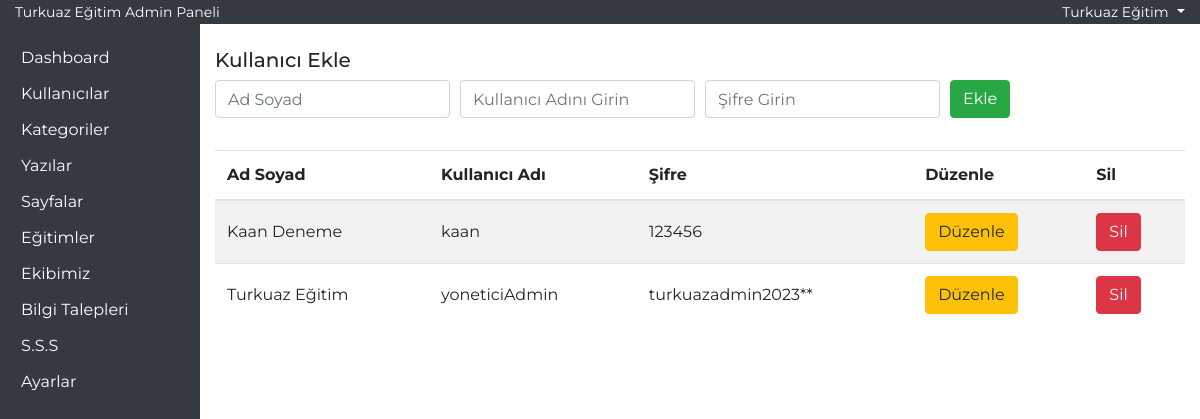
Screenshot of /admin-yntm/user.php (signed in) with the database file from the repository.
### tables this page shows
CREATE TABLE IF NOT EXISTS `user` (
  `id` int NOT NULL AUTO_INCREMENT,
  `adi` varchar(50) NOT NULL,
  `kadi` varchar(50) NOT NULL,
  `sifre` varchar(50) NOT NULL,
  PRIMARY KEY (`id`)
);

### admin-yntm/user.php (the view, shortened to what this page needs)
<?php
require_once('header.php');
?>
<div class="row">
    <div class="col-12">
        <h5>Kullanıcı Ekle</h5>
    </div>
    <div class="col-12">
        <form action="" method="post" class="form-row">
            <div class="col-md-3">
                <div class="form-group">
                    <input type="text" name="adi" placeholder="Ad Soyad" class="form-control">
                </div>
            </div>
            <div class="col-md-3">
                <div class="form-group">
                    <input type="text" name="kadi" placeholder="Kullanıcı Adını Girin" class="form-control">
                </div>
            </div>
            <div class="col-md-3">
                <div class="form-group">
                    <input type="text" name="sifre" placeholder="Şifre Girin" class="form-control">
                </div>
            </div>
            <div class="col-md-3">
                <div class="form-group">
                    <input type="submit" value="Ekle" class="btn btn-success" name="userAdd">
                </div>
            </div>
        </form>
    </div>
</div>
<div class="row mt-3">
    <div class="col-12">
        <table class="table table-striped">
            <thead>
                <tr>
                    <th>Ad Soyad</th>
                    <th>Kullanıcı Adı</th>
                    <th>Şifre</th>
                    <th>Düzenle</th>
                    <th>Sil</th>
                </tr>
            </thead>
            <tbody>
                <?php
                $userList = $db->prepare('select * from user order by id desc');
                $userList->execute();
                if ($userList->rowCount()) {
                    foreach ($userList as $userListSatir) {
                ?>
                        <tr>
                            <td><?php echo $userListSatir['adi']; ?></td>
                            <td><?php echo $userListSatir['kadi']; ?></td>
                            <td><?php echo $userListSatir['sifre']; ?></td>
                            <td><a href="user.php?updateId=<?php echo $userListSatir['id']; ?>" class="btn btn-warning">Düzenle</a></td>
                            <td><a href="user.php?deleteId=<?php echo $userListSatir['id']; ?>" class="btn btn-danger">Sil</a></td>
                        </tr>
                <?php
                    }
                }
                ?>
            </tbody>
        </table>
    </div>
</div>
<?php require_once('footer.php'); ?>

### css/style.css (style rules this page uses)
* { font-family: 'Montserrat', sans-serif; text-decoration: none !important; }
td { vertical-align: middle !important; }

### rows the page displays
user: adi "Kaan Deneme", kadi "kaan", sifre "123456"
user: adi "Turkuaz Eğitim", kadi "yoneticiAdmin", sifre "turkuazadmin2023**"

### other values shown
$_SESSION['user']['adi'] "Turkuaz Eğitim"
